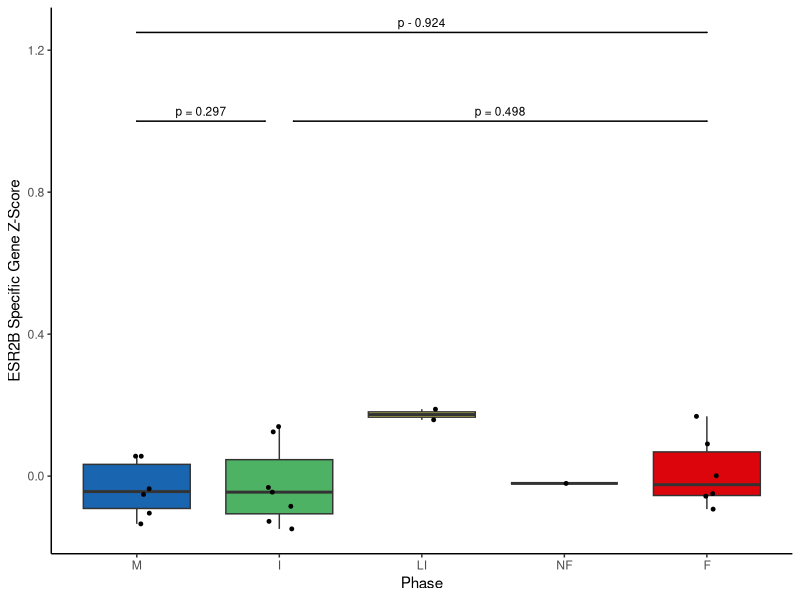

This figure's R source: (Note: this script raises an error after producing the figure.)
library(ggplot2)
library(tidyverse)
library(ggsignif)

clust_1 = read.csv("Manuscript/updatedcluster_1_steroid_receptor_SPECIFIC_PROMOTER_ZSCORES.csv")

clust_1_grouped = clust_1%>%
  group_by(individual, group)%>%
  summarize(mean_esr2b = mean(ESR2B_score),
            se_esr2b = sd(ESR2B_score)/sqrt(n()),
            mean_ar = mean(AR_score),
            se_ar = sd(AR_score)/sqrt(n()),
            mean_pgr = mean(PGR_score),
            se_pgr = sd(PGR_score)/sqrt(n()))

clust_1_grouped$group = factor(clust_1_grouped$group, levels = c('M',
                                                                 'I',
                                                                 'LI',
                                                                 'NF',
                                                                 'F'))
  colors = c('#1965B0', '#4EB265', '#F7F056', '#7BAFDE', '#DC050C')

esr2b =ggplot(clust_1_grouped, aes(x = group, 
                            y = mean_esr2b,
                            fill = group))+
  geom_boxplot(outlier.shape = NA)+
    geom_point(size     = 1,
               position = position_jitter(width = 0.1, seed = 42)) +
    scale_x_discrete(drop = FALSE) +
    scale_fill_manual(values = colors) +
    theme_classic() +
      theme(legend.position = 'none')+
  labs(y = "ESR2B Specific Gene Z-Score",x = 'Phase')+
  geom_signif(xmin = 1, xmax = 5,
                        y_position = 1.25,
                        annotation = 'p - 0.924',
                        color      = 'black', tip_length = c(0, 0),
                        textsize   = 3)+

  geom_signif(xmin = 1, xmax = 1.9,
                        y_position = 1,
                        annotation = 'p = 0.297',
                        color      = 'black', tip_length = c(0, 0),
                        textsize   = 3)+
    geom_signif(xmin = 2.1, xmax = 5,
                        y_position = 1,
                        annotation = 'p = 0.498',
                        color      = 'black', tip_length = c(0, 0),
                        textsize   = 3)
  

## statistical test
clust_1_grouped_mdf = subset(clust_1_grouped, group %in% c("M",'I',"F"))
clust_1_grouped_mdf$group = factor(clust_1_grouped_mdf$group, levels = c('M', "I","F"))
mod_esr2b = lm(mean_esr2b~group, data = clust_1_grouped_mdf)
anova(mod_esr2b, test = 'Chisq')
pairs(emmeans(mod_esr2b, 'group'), adjust = 'none')

ggsave(plot = esr2b,
       file = "esr2b_targets_1.svg",
       device = "svg",
       units = "in",
       width = 2,
       height = 2,
       path = '/Users/ggraham/Desktop/multiome_poa/Manuscript/Plots/')


ar =ggplot(clust_1_grouped, aes(x = group, 
                            y = mean_ar,
                            fill = group))+
  geom_boxplot(outlier.shape = NA)+
    geom_point(size     = 1,
               position = position_jitter(width = 0.1, seed = 42)) +
    scale_x_discrete(drop = FALSE) +
    scale_fill_manual(values = colors) +
    theme_classic() +
      theme(legend.position = 'none')+
  labs(y = "AR Specific Gene Z-Score",x = 'Phase')+
  geom_signif(xmin = 1, xmax = 5,
                        y_position = 1.75,
                        annotation = 'p = 0.495',
                        color      = 'black', tip_length = c(0, 0),
                        textsize   = 3)+

  geom_signif(xmin = 1, xmax = 1.9,
                        y_position = 1.5,
                        annotation = 'p = 0.998',
                        color      = 'black', tip_length = c(0, 0),
                        textsize   = 3)+
    geom_signif(xmin = 2.1, xmax = 5,
                        y_position = 1.5,
                        annotation = 'p = 0.502',
                        color      = 'black', tip_length = c(0, 0),
                        textsize   = 3)

ar

mod_ar = lm(mean_ar~group, data = clust_1_grouped_mdf)
anova(mod_ar, test = 'Chisq')
pairs(emmeans(mod_ar, 'group'), adjust = 'none')

pgr =ggplot(clust_1_grouped, aes(x = group, 
                            y = mean_pgr,
                            fill = group))+
  geom_boxplot(outlier.shape = NA)+
    geom_point(size     = 1,
               position = position_jitter(width = 0.1, seed = 42)) +
    scale_x_discrete(drop = FALSE) +
    scale_fill_manual(values = colors) +
    theme_classic() +
      theme(legend.position = 'none')+
  labs(y = "PGR Specific Gene Z-Score",x = 'Phase')+
  geom_signif(xmin = 1, xmax = 5,
                        y_position = 2.25,
                        annotation = 'p = 0.762',
                        color      = 'black', tip_length = c(0, 0),
                        textsize   = 3)+

  geom_signif(xmin = 1, xmax = 1.9,
                        y_position = 2,
                        annotation = 'p = 0.998',
                        color      = 'black', tip_length = c(0, 0),
                        textsize   = 3)+
    geom_signif(xmin = 2.1, xmax = 5,
                        y_position = 2,
                        annotation = 'p - 0.708',
                        color      = 'black', tip_length = c(0, 0),
                        textsize   = 3)
pgr

mod_pgr = lm(mean_pgr~group, data = clust_1_grouped_mdf)
anova(mod_pgr, test = 'Chisq')
pairs(emmeans(mod_pgr, 'group'), adjust = 'none')
